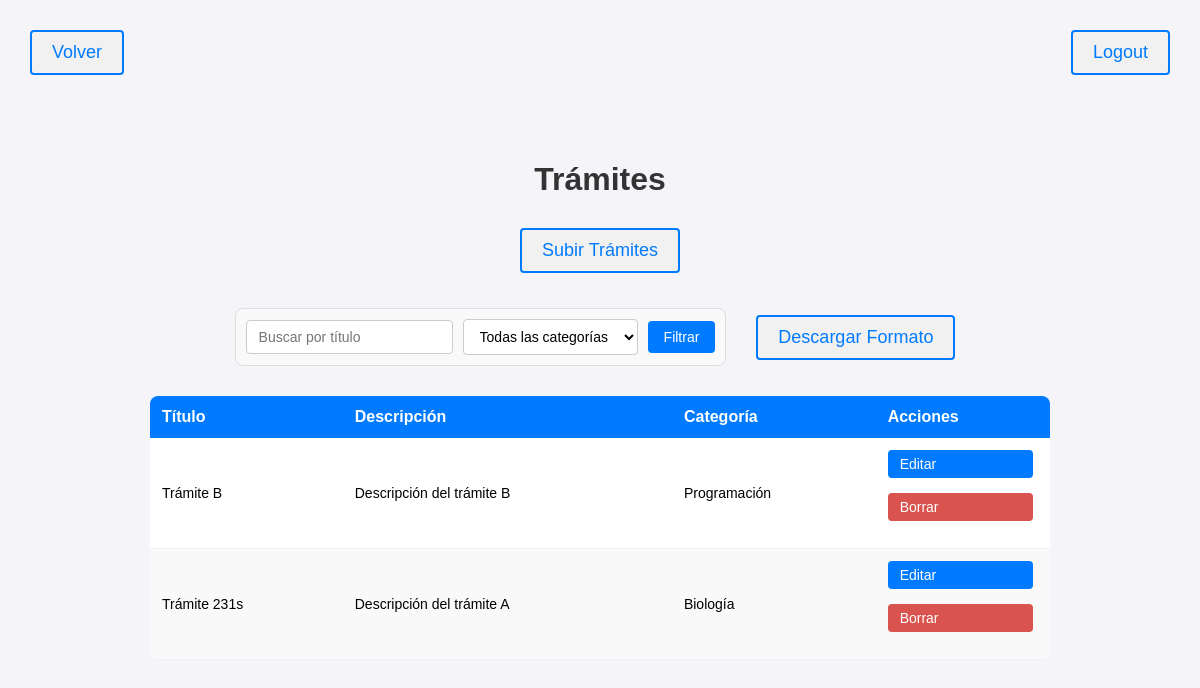
The page /verGuias/ (signed in) on the database as committed earlier.
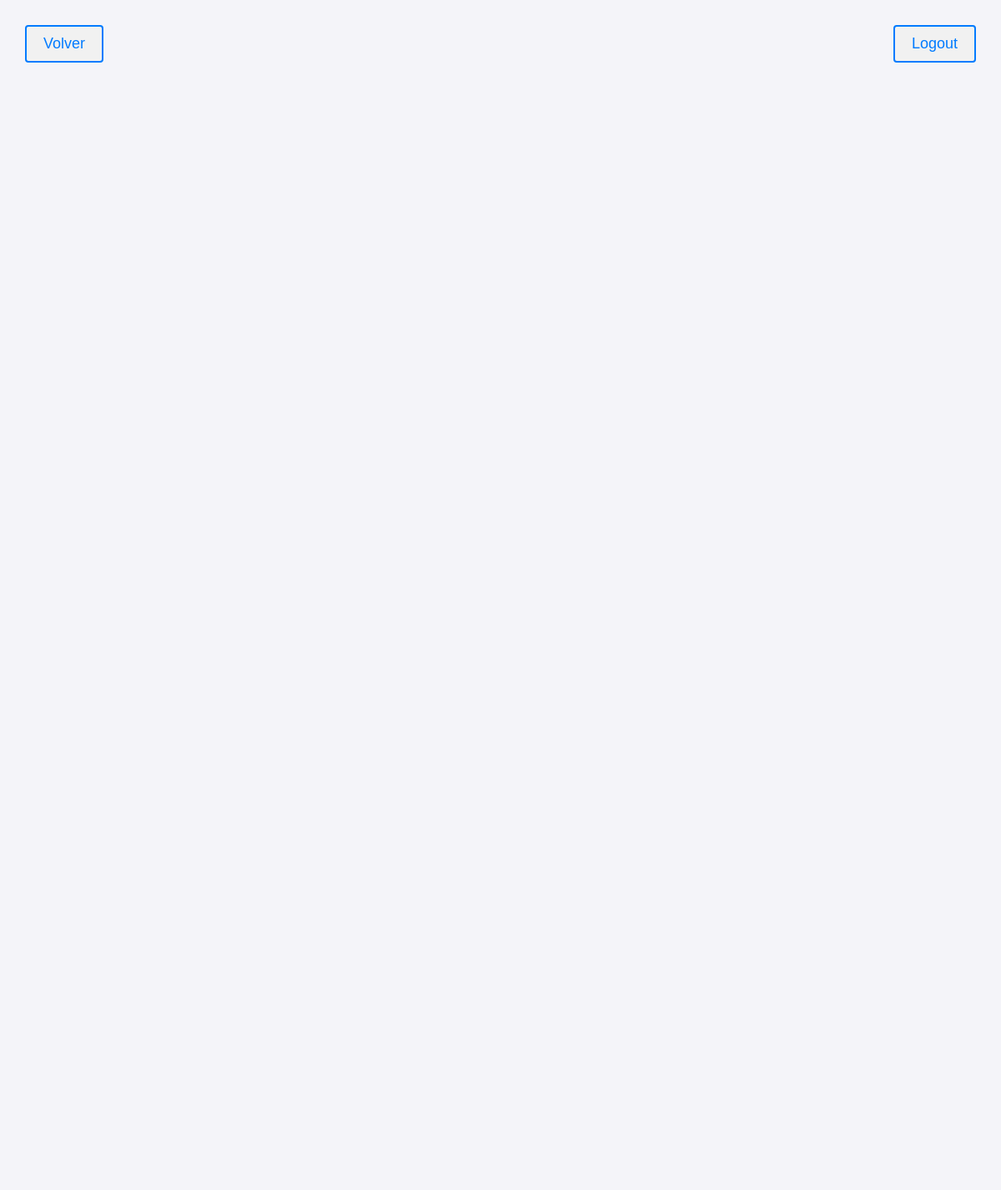
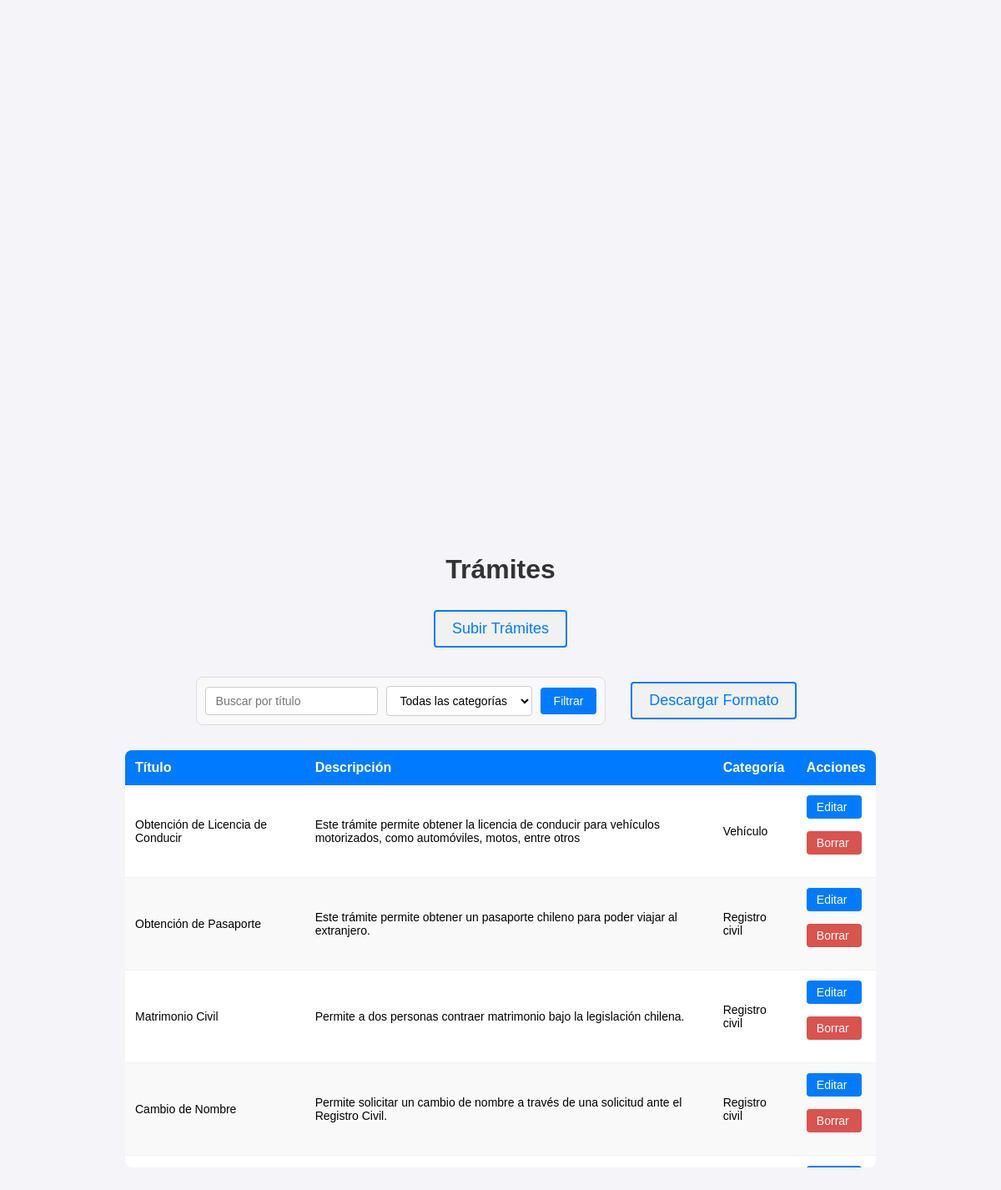
The same page on the database as committed later (2 pictures, top to bottom).
### api/models.py (models this page shows, shortened)
class Tramite(models.Model):
    titulo = models.CharField(max_length=255)
    descripcion = models.TextField()
    tipo = models.CharField(max_length=100)
    categoria = models.ForeignKey(Categoria, on_delete=models.SET_NULL, null=True, blank=True)
    requisitos = models.JSONField()
    documentos_necesarios = models.JSONField()
    lugar_tramite = models.CharField(max_length=255)
    plazo_estimado = models.CharField(max_length=200)
    costo = models.CharField(max_length=200)
    link_oficial = models.CharField(max_length=200)

class Categoria(models.Model):
    nombre = models.CharField(max_length=100, unique=True)  # Nombre de la categoría

### api/views.py (the view)
# urls.py: path('verGuias/', views.ver_guias, name='verGuias'),
@login_required
def ver_guias(request):
    titulo = request.GET.get('titulo', '')  # Parámetro para buscar por título
    categoria_id = request.GET.get('categoria', '')  # Parámetro para buscar por ID de categoría
    tramites = Tramite.objects.all()
    if titulo:
        tramites = tramites.filter(titulo__icontains=titulo)
    if categoria_id:
        tramites = tramites.filter(categoria_id=categoria_id)  # Filtrar por ID exacto de categoría
    categorias = Categoria.objects.all()
    return render(request, 'verGuias.html', {
        'tramites': tramites,
        'categorias': categorias,
    })

### api/templates/verGuias.html (shortened to what this page needs)
{% load static %}
<!DOCTYPE html>
<html>
<head>
    <link rel="stylesheet" href="{% static 'ver.css' %}">
</head>
<body>
    <form method="post" action="{% url 'logout' %}">
        <button class="boton logout" type="submit">Logout</button>
    </form>
    <a href="{% url 'general' %}" class="boton volver">Volver</a>
    <h1>Trámites</h1>
    <a href="{% url 'subirGuias' %}" class="boton">Subir Trámites</a>
    <div class="form-group">
        <form method="get" action="{% url 'verGuias' %}" class="filter-container">
            <input type="text" name="titulo" placeholder="Buscar por título" value="{{ request.GET.titulo }}">
            <select name="categoria">
                <option value="">Todas las categorías</option>
            </select>
            <button type="submit">Filtrar</button>
        </form>
        <form action="{% url 'descargarGuias' %}" method="get">
            <button class="boton subir" type="submit">Descargar Formato</button>
        </form>
    </div>
    <div class="table-container">
        <table>
            <thead>
                <tr>
                    <th>Título</th>
                    <th>Descripción</th>
                    <th>Categoría</th>
                    <th>Acciones</th>
                </tr>
            </thead>
            <tbody>
                {% for tramite in tramites %}
                <tr>
                    <td>{{ tramite.titulo }}</td>
                    <td>{{ tramite.descripcion }}</td>
                    <td>{{ tramite.categoria.nombre }}</td>
                    <td>
                        <a href="{% url 'editarGuia' tramite.id %}" class="action-button">Editar</a>
                        <a href="{% url 'borrarGuia' tramite.id %}" class="action-button delete-button">Borrar</a>
                    </td>
                </tr>
                {% empty %}
                <tr>
                    <td colspan="4">No se encontraron resultados.</td>
                </tr>
                {% endfor %}
            </tbody>
        </table>
    </div>
</body>
</html>

Rows that differ between the two databases and show on the page:
removed Tramite: titulo "Trámite B", descripcion "Descripción del trámite B", categoria.nombre "Programación"
removed Tramite: titulo "Trámite 231s", descripcion "Descripción del trámite A", categoria.nombre "Biología"
added Tramite: titulo "Obtención de Licencia de Conducir", descripcion "Este trámite permite obtener la licencia de conducir para vehículos motorizados, como automóviles, motos, entre otros", categoria.nombre "Vehículo"
added Tramite: titulo "Obtención de Pasaporte", descripcion "Este trámite permite obtener un pasaporte chileno para poder viajar al extranjero.", categoria.nombre "Registro civil"
added Tramite: titulo "Matrimonio Civil", descripcion "Permite a dos personas contraer matrimonio bajo la legislación chilena.", categoria.nombre "Registro civil"
added Tramite: titulo "Cambio de Nombre", descripcion "Permite solicitar un cambio de nombre a través de una solicitud ante el Registro Civil.", categoria.nombre "Registro civil"
